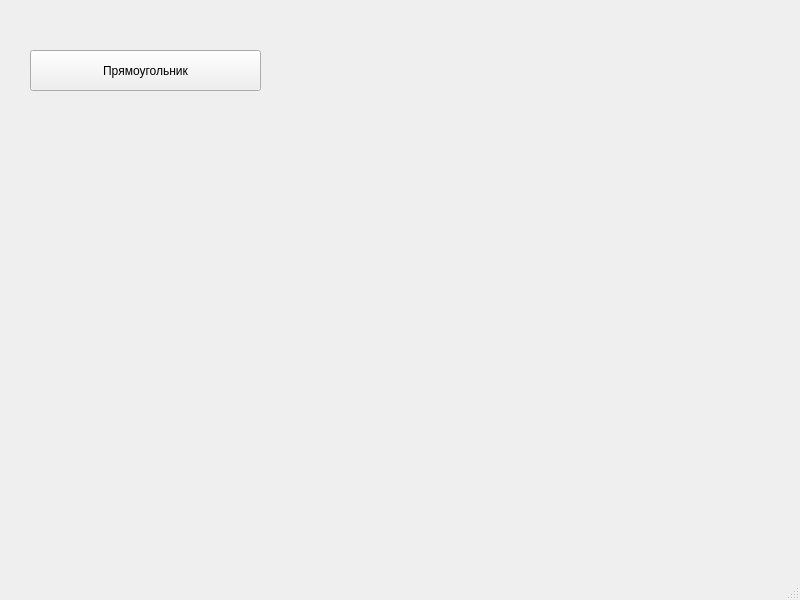
<?xml version="1.0" encoding="UTF-8"?>
<ui version="4.0">
 <class>MainWindow</class>
 <widget class="QMainWindow" name="MainWindow">
  <property name="geometry">
   <rect>
    <x>0</x>
    <y>0</y>
    <width>800</width>
    <height>600</height>
   </rect>
  </property>
  <property name="windowTitle">
   <string>MainWindow</string>
  </property>
  <widget class="QWidget" name="centralwidget">
   <widget class="QPushButton" name="pushButton">
    <property name="geometry">
     <rect>
      <x>30</x>
      <y>50</y>
      <width>231</width>
      <height>41</height>
     </rect>
    </property>
    <property name="text">
     <string>Прямоугольник</string>
    </property>
   </widget>
  </widget>
  <widget class="QMenuBar" name="menubar">
   <property name="geometry">
    <rect>
     <x>0</x>
     <y>0</y>
     <width>800</width>
     <height>27</height>
    </rect>
   </property>
  </widget>
  <widget class="QStatusBar" name="statusbar"/>
 </widget>
 <resources/>
 <connections/>
</ui>
